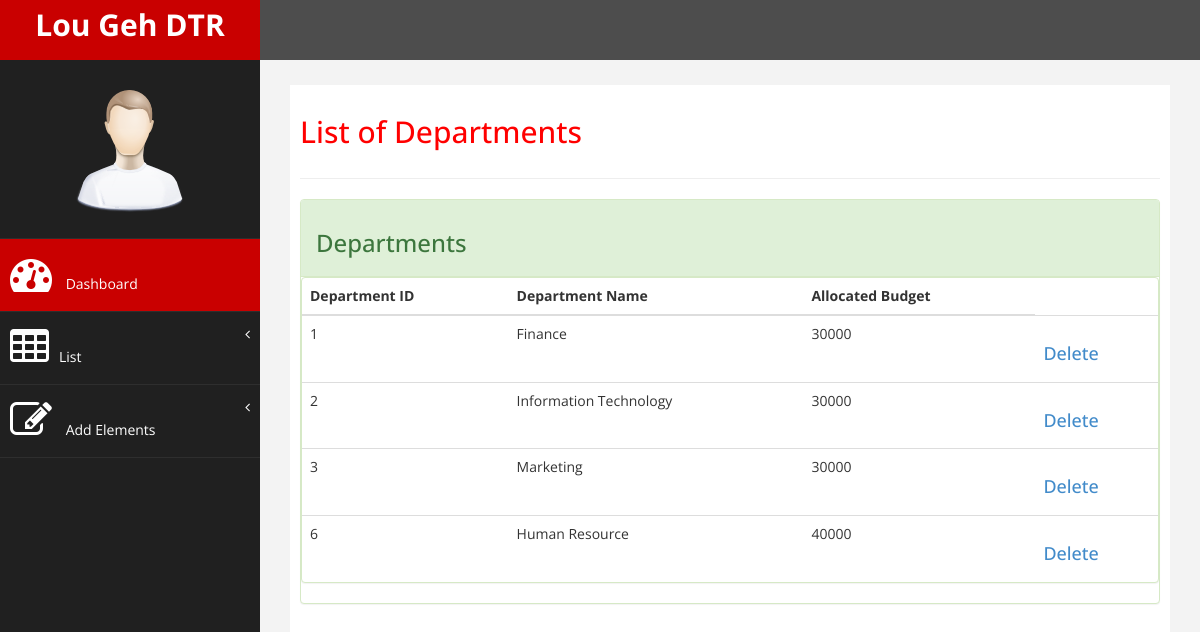
The page /DTR/index.php?p=listdepartments on the database its author committed.
### tables this page shows
CREATE TABLE `dept_info` (
  `dept_no` int(99) NOT NULL,
  `dept_name` text NOT NULL,
  `dept_budget` int(99) NOT NULL
);

### DTR/listdepartments.php (the view)
    <?php include "connect.php";
    $firstquery = $con->query("SELECT * FROM `dept_info`");
    ?>
    <div class="row">
    <div class="col-md-12">
         <h2>List of Departments</h2>
        </div>
    </div>
     <hr />
    <div class="panel panel-success">
    <div class="panel-heading">
        <h3>Departments</h3>
    </div>
    <div class="panel panel-success">
        <div class="table-responsive">
            <table class="table" id="dataTables-example">
                <thead>
                    <tr>
                        <th>Department ID</th>
                        <th>Department Name</th>
                        <th>Allocated Budget</th>
                    </tr>
                </thead>
                <tbody>
                    <?php
                    while($row = $firstquery->fetch_assoc()) {
                        ?>
                    <tr >
                        <td><?php echo $row['dept_no']; ?></td>
                        <td><?php echo $row['dept_name']; ?></td>
                        <td><?php echo $row['dept_budget']; ?></td>
                          <td> <a href="a.php?action=del&id=<?php echo $row['dept_no']?>" onclick="return confirm('Are you sure you want to delete this item?');"> <h4><?php echo "Delete"; ?> </h4></a></td>
                    </tr>
                    <?php } ?>
                </tbody>
            </table>
        </div>
    </div>
</div>

### DTR/assets/css/custom.css (style rules this page uses)
body { font-family: 'Open Sans', sans-serif; }
h2 { color: #f00; }
h4 { padding-top:10px; }

### rows shown on the page
dept_info: dept_no "1", dept_name "Finance", dept_budget "30000"
dept_info: dept_no "2", dept_name "Information Technology", dept_budget "30000"
dept_info: dept_no "3", dept_name "Marketing", dept_budget "30000"
dept_info: dept_no "6", dept_name "Human Resource", dept_budget "40000"
